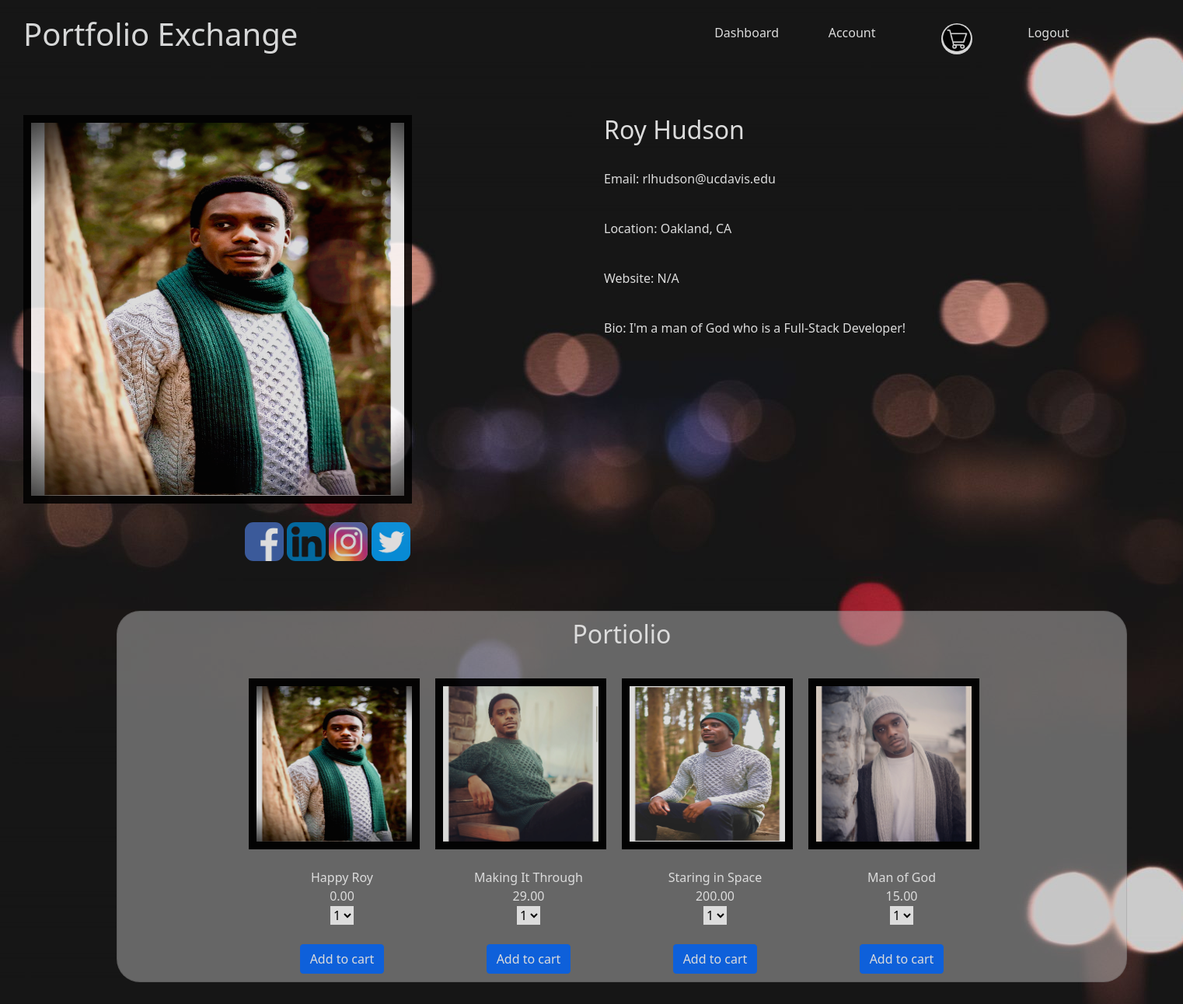
/user/contentcreator/9 (signed in), run on the app's committed database.
### Solo_Project_App/models.py (models this page shows)
class User(models.Model):
    first_name = models.TextField()
    last_name = models.TextField()
    profile_pic = models.ImageField(null=True, blank=True, upload_to="images/")
    city = models.TextField()
    state = models.CharField(max_length=2)
    email = models.EmailField()
    bio = models.TextField(default='Please update your bio!')
    website = models.TextField(blank = True, null=True)
    password = models.TextField()
    created_at = models.DateTimeField(auto_now_add=True)
    updated_at = models.DateTimeField(auto_now=True)
    objects = UserManager()

class Portfolio(models.Model):
    title = models.CharField(max_length=55)
    price = models.DecimalField(decimal_places=2, max_digits=5)
    portfolio_image = models.ImageField(null=True, blank=True, upload_to="images/")
    content_creator = models.ForeignKey(User, related_name="user_portfolio", on_delete = models.CASCADE)
    portfolio_item = models.ManyToManyField(User, related_name="all_portfolio_items")
    created_at = models.DateTimeField(auto_now_add=True)
    updated_at = models.DateTimeField(auto_now=True)
    objects = PortfolioManager()

### Solo_Project_App/views.py (the view)
# urls.py: path('user/contentcreator/<int:user_id>', views.content_creator),
def content_creator(request, user_id):
    if "user_id" not in request.session:
        return redirect('/')
    context = {
        "content_creator":User.objects.get(id=user_id),
        "user_portfolio":User.objects.get(id=user_id).user_portfolio.all(),
        "user_id": User.objects.get(id=request.session['user_id']),
        "user_media": User.objects.get(id=user_id).user_social_media
    }
    return render(request, "creator.html", context)

### Solo_Project_App/templates/creator.html (shortened to what this page needs)
<!DOCTYPE html>
<html lang="en">
    <head>
        <link href="https://cdn.jsdelivr.net/npm/bootstrap@5.0.0-beta3/dist/css/bootstrap.min.css" rel="stylesheet">
        {% load static %}
        <link rel="stylesheet" href="{% static 'css/creator.css' %}?{% now 'U' %}">
    </head>
    <body>
        <div id="wrapper">
            <div class="row">
                <div class="col-7">
                    <h1 class="text-light">Portfolio Exchange</h1>
                </div>
                <div class="col-1 d-flex justify-content-end">
                    <a href="/user/success">Dashboard</a>
                </div>
                <div class="col-1 d-flex justify-content-end">
                    <a href="/user/account/{{user_id.id}}">Account</a>
                </div>
                <div class="col-1 d-flex justify-content-end">
                    <a href="/user/viewcart"><img style="border-radius: 30px;" src="{% static 'images/shopping_cart.png' %}" width='40px' height='40px'></a>
                </div>
                <div class="col-1 d-flex justify-content-end">
                    <a href="/user/logout">Logout</a>
                </div>
            </div>
            <br><br><br>
            <div class="row">
                <div class="col">
                    <div id="profpic">
                        <img src="{{content_creator.profile_pic.url}}" width="500px" height="500px">
                    </div>
                    <br>
                    <div id="socm">
                        <a href="{{content_creator.user_id.facebook}}"><img style="border-radius: 11px;" src="{% static 'images/facebook_logo.png' %}" height="50px" width="50px"></a>
                        <a href=""><img style="border-radius: 11px;" src="{% static 'images/LinkedIn_logo.png' %}" height="50px" width="50px"></a>
                        <a href=""><img style="border-radius: 11px;" src="{% static 'images/Instagram_logo.png' %}" height="50px" width="50px"></a>
                        <a href=""><img style="border-radius: 11px;" src="{% static 'images/Twitter_logo.png' %}" height="50px" width="50px"></a>
                    </div>
                </div>
                <br>
                <div class="col">
                    <h2>{{content_creator.first_name}} {{content_creator.last_name}}</h2>
                    <br>
                    <p> Email: {{content_creator.email}}</p>
                    <br>
                    <p> Location: {{content_creator.city}}, {{content_creator.state}}</p>
                    <br>
                    <p> Website: {{content_creator.website}}</p>
                    <br>
                    <p id="pbio"> Bio: {{content_creator.bio}}</p>
                </div>
            </div>
            <br>
            <div class="card">
                <h2 id="portfolioheader">Portiolio</h2>
                <div id="c_user">
                    {% for portfolio in user_portfolio %}
                    <div class="c_img">
                        <div id="port_img">
                            <img src="{{portfolio.portfolio_image.url}}" width="200px" height="200px">
                        </div>
                        <br>
                        {{portfolio.title}}
                        <br>
                        {{portfolio.price}}
                        <br>
                        <form action="/user/addcart/{{content_creator.id}}" method="POST">
                            <select name="quantity_ordered">
                                <option value="1">1</option>
                            </select>
                            <br><br>
                            <input class="btn btn-primary" type="submit" value="Add to cart">
                        </form>
                    </div>
                    {% endfor %}
                </div>
            </div>
        </div>
    </body>
</html>

### Solo_Project_App/static/css/creator.css (style rules this page uses)
* { margin:0px; padding:0px; }
body { background-image: url('../images/blurrylights.jpg'); height: 1000px; width: 1500px; opacity: .85; background-attachment: fixed; }
p, h2 { color: white; }
#pbio { width:600px; }
#profpic > img { border: 10px solid black; }
#wrapper { padding-left: 30px; padding-top: 20px; padding-bottom: 40px; }
#socm { margin-left: 285px; }
.card { background-color:rgba(192, 192, 192, 0.555); width: 1300px; padding-left: 30px; padding-right: 30px; height: max-content; margin-left: 120px; border-radius: 30px; padding-top: 10px; padding-bottom: 20px; margin-top: 40px; }
#c_user { display: flex; height: 400px; padding: 30px; justify-content: center; text-align: center; color: white; }
.c_img { display: block; }
#port_img { border: solid 10px black; margin-right: 20px; }
#portfolioheader { text-align: center; }
a { text-decoration: none; color: white; margin-top: 10px; }

### data on the page
User: profile_pic (picture), first_name "Roy", last_name "Hudson", email "rlhudson@ucdavis.edu", city "Oakland", state "CA", website "N/A", bio "I'm a man of God who is a Full-Stack Developer!"
Portfolio: portfolio_image (picture), title "Happy Roy", price "0.00"
Portfolio: portfolio_image (picture), title "Making It Through", price "29.00"
Portfolio: portfolio_image (picture), title "Staring in Space", price "200.00"
Portfolio: portfolio_image (picture), title "Man of God", price "15.00"
